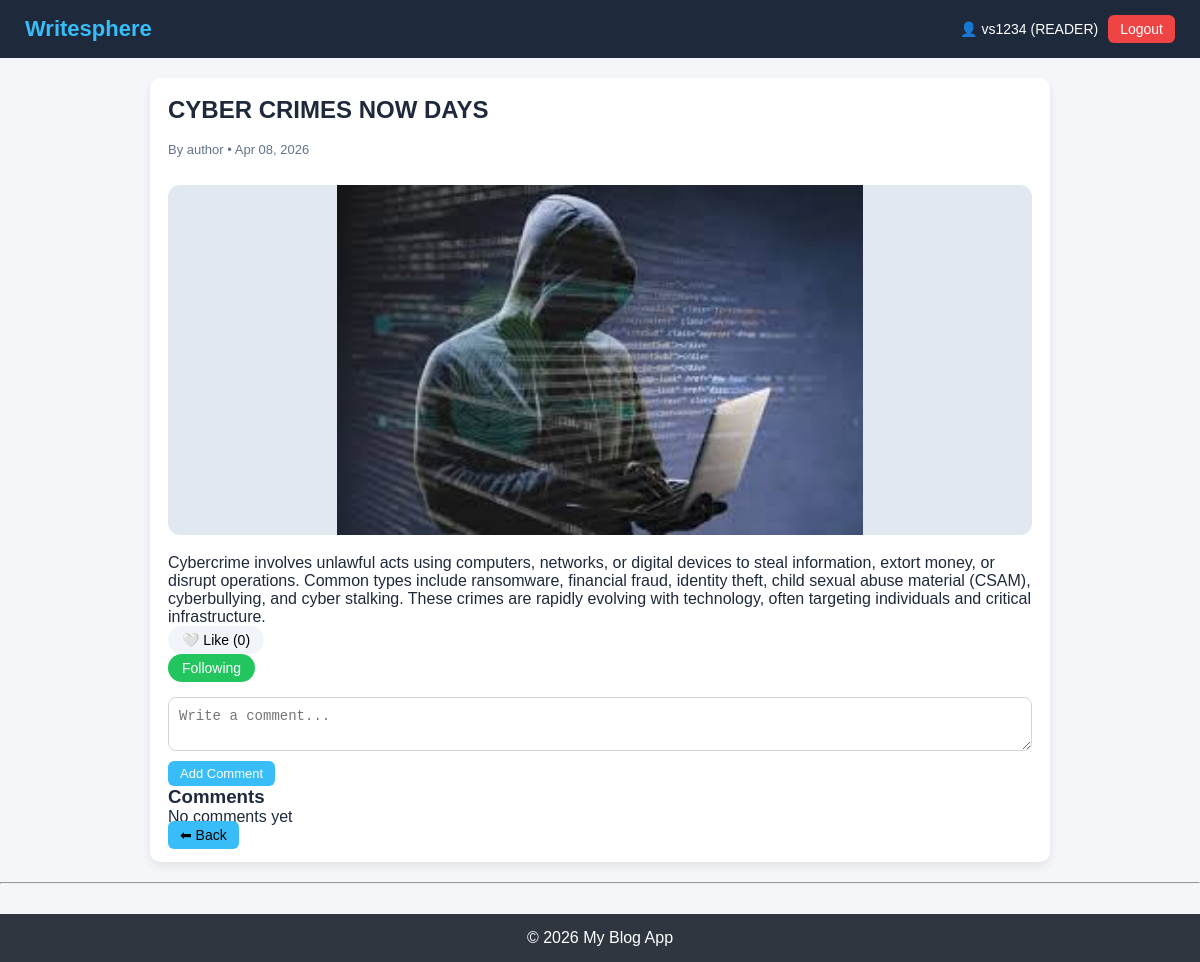
/post/7/ (signed in), run on an earlier commit of the app's database.
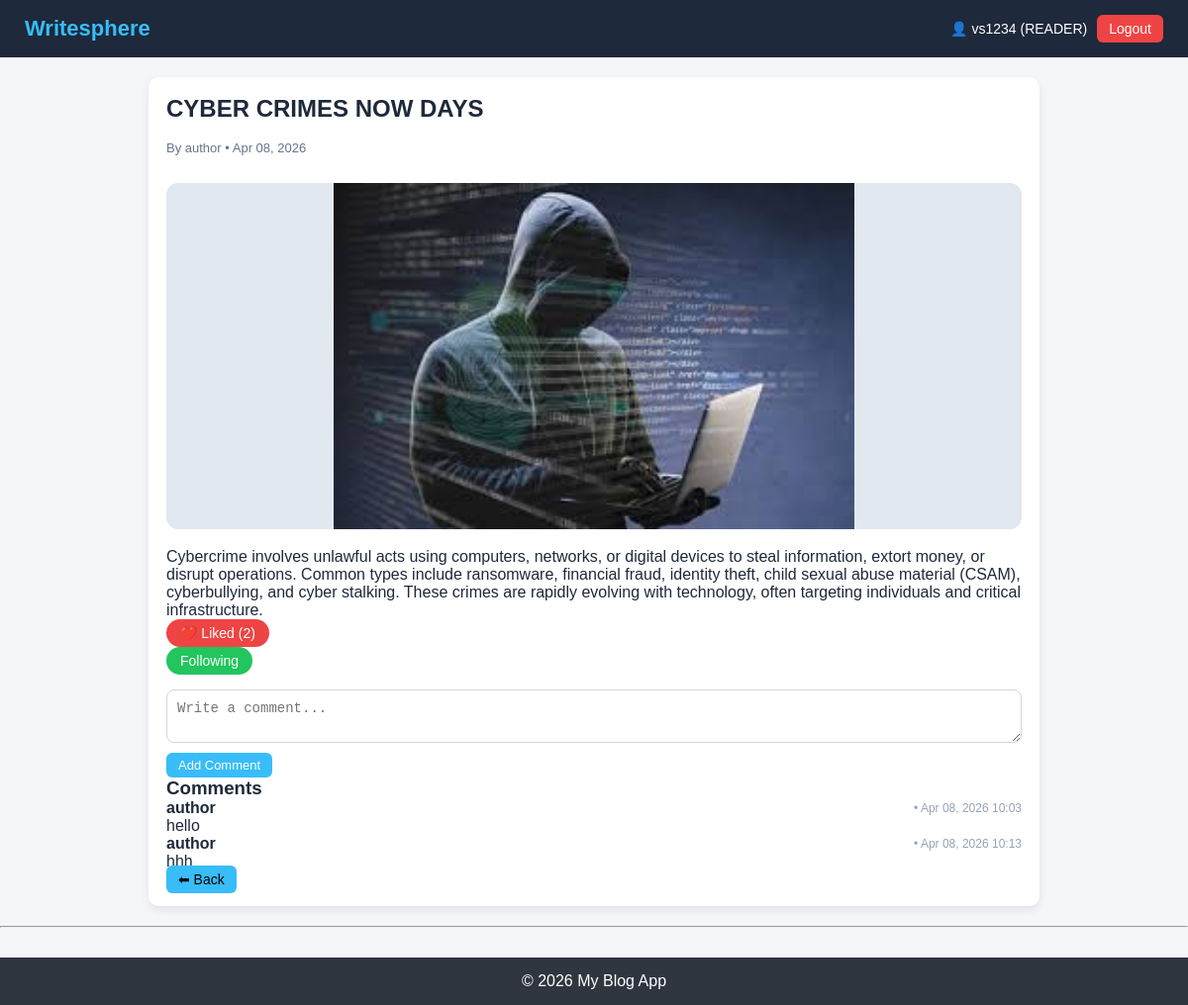
And on a later commit of the database.
### accounts/models.py (models this page shows, shortened)
class CustomUser(AbstractUser):
    ROLE_CHOICES = (
        ('author','Author'),
        ('reader','Reader'),
    )
    role = models.CharField(max_length=10,choices=ROLE_CHOICES,default='reader')

### blog/models.py (models this page shows, shortened)
class Post(models.Model):
    author = models.ForeignKey(settings.AUTH_USER_MODEL, on_delete=models.CASCADE)
    title = models.CharField(max_length=200)
    content = models.TextField()
    cover_image = models.ImageField(upload_to='posts/', null=True, blank=True)  # ✅
    created_at = models.DateTimeField(auto_now_add=True)
    updated_at = models.DateTimeField(auto_now=True)

### interactions/models.py (models this page shows)
class Comment(models.Model):
    user = models.ForeignKey(User, on_delete=models.CASCADE)
    post = models.ForeignKey(Post, on_delete=models.CASCADE)
    content = models.TextField()
    created_at = models.DateTimeField(auto_now_add=True)

### blog/views.py (the view)
# urls.py: path('post/<int:id>/',detail, name='detail'),
@login_required
def detail(request, id):
    post = get_object_or_404(Post, id=id)
    can_edit = can_edit_post(request.user, post)
    is_following = False
    is_liked = False
    if request.user.is_authenticated:
        is_following = Follow.objects.filter(
            follower=request.user,
            following=post.author
        ).exists()
        is_liked = Like.objects.filter(
            user=request.user,
            post=post
        ).exists()
    comments = Comment.objects.filter(post=post)
    comments = Comment.objects.filter(post=post)
    for comment in comments:
        comment.can_edit = can_edit_comment(request.user, comment)
    return render(request, 'detail.html', {
        'post': post,
        'is_following': is_following,
        'is_liked': is_liked,
        'comments': comments,
        'can_edit':can_edit,
    })

### accounts/permissions.py (called while the page is built)
def can_edit_post(user, post):
    if not user.is_authenticated:
        return False
    if user.role == 'ADMIN':
        return True
    return post.author == user

def can_edit_comment(user, comment):
    if not user.is_authenticated:
        return False
    if user.role == 'ADMIN':
        return True
    return comment.user == user

### blog/templates/detail.html (shortened to what this page needs)
{% extends 'base.html' %}
{% block content %}
<div class="container">
    <div class="card post-detail">
        <h2 class="post-title">{{ post.title }}</h2><br>
        <p class="post-meta">
            By {{ post.author.username }} • {{ post.created_at|date:"M d, Y" }}
        </p><br>
        {% if post.cover_image %}
            <img src="{{ post.cover_image.url }}" class="cover-img">
        {% endif %}
        <p class="post-content">{{ post.content }}</p>
        <div class="post-actions">
            <form action="{% url 'like' post.id %}" method="POST">
                <button class="like-btn {% if is_liked %}liked{% endif %}">
                    {% if is_liked %}
                        ❤️ Liked ({{ post.like_set.count }})
                    {% else %}
                        🤍 Like ({{ post.like_set.count }})
                    {% endif %}
                </button>
            </form>
            <form method="POST" action="{% url 'follow' post.author.id %}">
                <button class="follow-btn {% if is_following %}following{% endif %}">
                    {% if is_following %}Following{% else %}Follow{% endif %}
                </button>
            </form>
        </div>
        <div class="comment-box">
            <form method="POST" action="{% url 'comment' post.id %}">
                <textarea name="content" placeholder="Write a comment..."></textarea>
                <button>Add Comment</button>
            </form>
        </div>
        <div class="comments-section">
            <h3>Comments</h3>
            {% for comment in post.comment_set.all %}
                <div class="comment">
                    <div class="comment-header">
                        <strong>{{ comment.user.username }}</strong>
                        <span class="comment-time">
                            • {{ comment.created_at|date:"M d, Y H:i" }}
                        </span>
                    </div>
                    <p>{{ comment.content }}</p>
                </div>
            {% empty %}
                <p>No comments yet</p>
            {% endfor %}
        </div>
        <a class="btn back-btn" href="{% url 'home' %}">⬅ Back</a>
    </div>
</div>
{% endblock %}

### blog/templates/base.html (shortened to what this page needs)
{% load static %}
<!DOCTYPE html>
<html>
<head>
    <link rel="stylesheet" href="{% static 'css/style.css' %}">
</head>
<body>
{% include 'partials/header.html' %}
{% block content %}{% endblock %}
{% include 'partials/footer.html' %}
</body>
</html>

### blog/templates/partials/header.html (shortened to what this page needs)
<nav class="navbar">
    <div class="nav-left">
        <a href="{% url 'home' %}" class="logo">Writesphere</a>
    </div>
    <div class="nav-right">
        {% if user.is_authenticated %}
            <span class="user-info">
                👤 {{ user.username }} ({{ user.role }})
            </span>
            <a href="{% url 'logout' %}" class="btn logout">Logout</a>
        {% else %}
            <a href="{% url 'login' %}" class="btn">Login</a>
            <a href="{% url 'register' %}" class="btn register">Register</a>
        {% endif %}
    </div>
</nav>

### blog/templates/partials/footer.html
<hr>
<footer style="text-align:center;">
    <p>© 2026 My Blog App</p>
</footer>

### static/css/style.css (style rules this page uses)
* { margin: 0; padding: 0; box-sizing: border-box; }
body { font-family: Arial, sans-serif; background-color: #f5f6fa; color: #1e293b; }
.container { width: 85%; max-width: 900px; margin: 20px auto; }
.card { background: white; padding: 18px; margin-bottom: 18px; border-radius: 10px; box-shadow: 0px 4px 10px rgba(0,0,0,0.08); }
.navbar { display: flex; justify-content: space-between; align-items: center; background: #1e293b; padding: 15px 25px; flex-wrap: wrap; }
.logo { color: #38bdf8; font-size: 22px; font-weight: bold; text-decoration: none; }
.nav-right { display: flex; align-items: center; gap: 10px; }
.user-info { color: #fff; font-size: 14px; }
.btn { background: #38bdf8; color: #000; padding: 6px 12px; border-radius: 6px; text-decoration: none; font-size: 14px; transition: 0.3s; }
.logout { background: #ef4444; color: white; }
.cover-img { width: 100%; max-height: 350px; object-fit: contain; background: #e2e8f0; border-radius: 12px; margin-bottom: 15px; }
.like-btn, .follow-btn { border: none; padding: 6px 14px; border-radius: 20px; cursor: pointer; font-size: 14px; transition: 0.3s; }
.like-btn { background: #f1f5f9; }
.like-btn.liked { background: #ef4444; color: white; }
.follow-btn { background: #e2e8f0; }
.following { background: #22c55e; color: white; }
.comment-box { margin-top: 15px; }
.comment-box textarea { width: 100%; min-height: 50px; max-height: 120px; padding: 10px; border-radius: 8px; border: 1px solid #d1d5db; resize: vertical; font-size: 14px; outline: none; transition: 0.2s; }
.comment-box button { margin-top: 6px; padding: 5px 12px; font-size: 13px; border-radius: 6px; background: #38bdf8; color: white; border: none; cursor: pointer; }
.post-meta { font-size: 13px; color: #64748b; margin-bottom: 10px; }
.comment-header { display: flex; justify-content: space-between; align-items: center; }
.comment-time { font-size: 12px; color: #94a3b8; }
footer { text-align: center; padding: 15px; margin-top: 30px; background: #2f3640; color: white; }

What changed in the data, as far as the page shows it:
computed for Post "CYBER CRIMES NOW DAYS": like_set.count "0" → "2"
added Comment: user.username "author", created_at "Apr 08, 2026 10:03", content "hello"
added Comment: user.username "author", created_at "Apr 08, 2026 10:13", content "hhh"
Also different on the page:
text no longer shown: "🤍 Like ( No comments yet"
text now shown: "❤️ Liked ("
